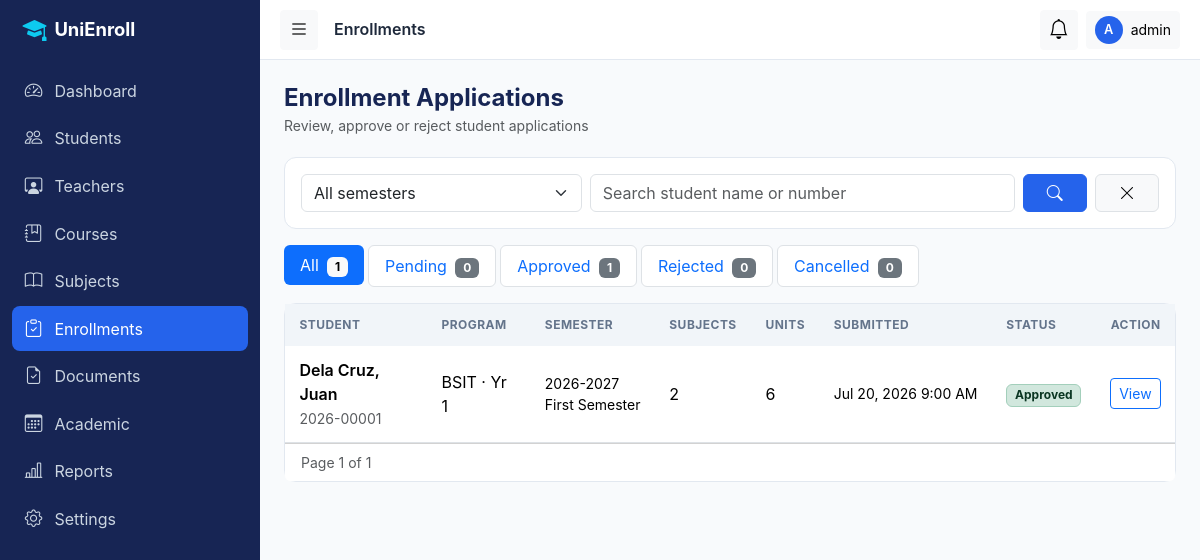
The app's page /admin/enrollments/index.php?semester=all (signed in) with its own data.
### tables this page shows
CREATE TABLE users (
  id            INT UNSIGNED AUTO_INCREMENT PRIMARY KEY,
  username      VARCHAR(50)  NOT NULL,
  email         VARCHAR(120) NOT NULL,
  password_hash VARCHAR(255) NOT NULL,
  role          ENUM('admin','teacher','student') NOT NULL,
  status        ENUM('active','inactive') NOT NULL DEFAULT 'active',
  last_login    DATETIME NULL,
  created_at    TIMESTAMP NOT NULL DEFAULT CURRENT_TIMESTAMP,
  updated_at    TIMESTAMP NOT NULL DEFAULT CURRENT_TIMESTAMP ON UPDATE CURRENT_TIMESTAMP,
  UNIQUE KEY uq_users_username (username),
  UNIQUE KEY uq_users_email (email),
  KEY idx_users_role_status (role, status)
);

CREATE TABLE semesters (
  id                INT UNSIGNED AUTO_INCREMENT PRIMARY KEY,
  academic_year_id  INT UNSIGNED NOT NULL,
  semester_no       TINYINT UNSIGNED NOT NULL,         
  name              VARCHAR(50) NOT NULL,
  start_date        DATE NOT NULL,
  end_date          DATE NOT NULL,
  enrollment_start  DATE NULL,
  enrollment_end    DATE NULL,
  max_units         TINYINT UNSIGNED NOT NULL DEFAULT 24,
  is_active         TINYINT(1) NOT NULL DEFAULT 0,
  created_at        TIMESTAMP NOT NULL DEFAULT CURRENT_TIMESTAMP,
  updated_at        TIMESTAMP NOT NULL DEFAULT CURRENT_TIMESTAMP ON UPDATE CURRENT_TIMESTAMP,
  UNIQUE KEY uq_semesters_ay_no (academic_year_id, semester_no),
  KEY idx_semesters_active (is_active),
  CONSTRAINT fk_semesters_ay FOREIGN KEY (academic_year_id)
    REFERENCES academic_years(id) ON UPDATE CASCADE ON DELETE CASCADE
);

CREATE TABLE enrollments (
  id           INT UNSIGNED AUTO_INCREMENT PRIMARY KEY,
  student_id   INT UNSIGNED NOT NULL,
  semester_id  INT UNSIGNED NOT NULL,
  status       ENUM('draft','pending','approved','rejected','cancelled') NOT NULL DEFAULT 'draft',
  total_units  TINYINT UNSIGNED NOT NULL DEFAULT 0,
  submitted_at DATETIME NULL,
  reviewed_by  INT UNSIGNED NULL,                       
  reviewed_at  DATETIME NULL,
  remarks      TEXT NULL,
  created_at   TIMESTAMP NOT NULL DEFAULT CURRENT_TIMESTAMP,
  updated_at   TIMESTAMP NOT NULL DEFAULT CURRENT_TIMESTAMP ON UPDATE CURRENT_TIMESTAMP,
  UNIQUE KEY uq_enrollments_student_sem (student_id, semester_id),
  KEY idx_enrollments_status (status),
  KEY idx_enrollments_semester (semester_id),
  CONSTRAINT fk_enrollments_student FOREIGN KEY (student_id)
    REFERENCES students(id) ON UPDATE CASCADE ON DELETE CASCADE,
  CONSTRAINT fk_enrollments_semester FOREIGN KEY (semester_id)
    REFERENCES semesters(id) ON UPDATE CASCADE ON DELETE RESTRICT,
  CONSTRAINT fk_enrollments_reviewer FOREIGN KEY (reviewed_by)
    REFERENCES users(id) ON UPDATE CASCADE ON DELETE SET NULL
);

CREATE TABLE students (
  id              INT UNSIGNED AUTO_INCREMENT PRIMARY KEY,
  user_id         INT UNSIGNED NOT NULL,
  student_no      VARCHAR(20)  NOT NULL,               
  first_name      VARCHAR(60)  NOT NULL,
  middle_name     VARCHAR(60)  NULL,
  last_name       VARCHAR(60)  NOT NULL,
  gender          ENUM('male','female','other') NULL,
  birth_date      DATE NULL,
  phone           VARCHAR(30)  NULL,
  address         VARCHAR(255) NULL,
  program_id      INT UNSIGNED NOT NULL,
  year_level      TINYINT UNSIGNED NOT NULL DEFAULT 1,
  profile_picture VARCHAR(255) NULL,
  status          ENUM('active','inactive','graduated') NOT NULL DEFAULT 'active',
  created_at      TIMESTAMP NOT NULL DEFAULT CURRENT_TIMESTAMP,
  updated_at      TIMESTAMP NOT NULL DEFAULT CURRENT_TIMESTAMP ON UPDATE CURRENT_TIMESTAMP,
  UNIQUE KEY uq_students_user (user_id),
  UNIQUE KEY uq_students_no (student_no),
  KEY idx_students_name (last_name, first_name),
  KEY idx_students_program_year (program_id, year_level),
  CONSTRAINT fk_students_user FOREIGN KEY (user_id)
    REFERENCES users(id) ON UPDATE CASCADE ON DELETE CASCADE,
  CONSTRAINT fk_students_program FOREIGN KEY (program_id)
    REFERENCES programs(id) ON UPDATE CASCADE ON DELETE RESTRICT
);

CREATE TABLE programs (
  id            INT UNSIGNED AUTO_INCREMENT PRIMARY KEY,
  department_id INT UNSIGNED NOT NULL,
  code          VARCHAR(20)  NOT NULL,
  name          VARCHAR(150) NOT NULL,
  duration_years TINYINT UNSIGNED NOT NULL DEFAULT 4,    
  description   TEXT NULL,
  status        ENUM('active','inactive') NOT NULL DEFAULT 'active',
  created_at    TIMESTAMP NOT NULL DEFAULT CURRENT_TIMESTAMP,
  updated_at    TIMESTAMP NOT NULL DEFAULT CURRENT_TIMESTAMP ON UPDATE CURRENT_TIMESTAMP,
  UNIQUE KEY uq_programs_code (code),
  KEY idx_programs_department (department_id),
  CONSTRAINT fk_programs_department FOREIGN KEY (department_id)
    REFERENCES departments(id) ON UPDATE CASCADE ON DELETE RESTRICT
);

CREATE TABLE academic_years (
  id         INT UNSIGNED AUTO_INCREMENT PRIMARY KEY,
  name       VARCHAR(20) NOT NULL,                     
  start_date DATE NOT NULL,
  end_date   DATE NOT NULL,
  is_active  TINYINT(1) NOT NULL DEFAULT 0,
  created_at TIMESTAMP NOT NULL DEFAULT CURRENT_TIMESTAMP,
  updated_at TIMESTAMP NOT NULL DEFAULT CURRENT_TIMESTAMP ON UPDATE CURRENT_TIMESTAMP,
  UNIQUE KEY uq_academic_years_name (name),
  CONSTRAINT chk_ay_dates CHECK (end_date > start_date)
);

### includes/auth_check.php (called while the page is built, shortened)
<?php
function require_login(): array
{
    $pdo  = Database::getConnection();
    $stmt = $pdo->prepare('SELECT id, username, role, status FROM users WHERE id = ?');
    $stmt->execute([$_SESSION['user_id']]);
    $user = $stmt->fetch();
    $user['name'] = $_SESSION['display_name'] ?? $user['username'];
    return $user;
}
function require_role($roles): array
{
    $roles = (array)$roles;
    $user  = require_login();
        ?>
        <?php
    return $user;
}

### admin/enrollments/index.php (the view, shortened to what this page needs)
<?php
require_once __DIR__ . '/../../includes/auth_check.php';
$user = require_role('admin');
$pageTitle = 'Enrollments';
$pdo = Database::getConnection();
$activeSem = get_active_semester($pdo);
$semParam  = $_GET['semester'] ?? ($activeSem ? (string)$activeSem['id'] : 'all');
$tab       = in_array($_GET['status'] ?? '', ['pending', 'approved', 'rejected', 'cancelled'], true) ? $_GET['status'] : 'all';
$q         = clean($_GET['q'] ?? '');
$base = "FROM enrollments e JOIN students s ON s.id = e.student_id JOIN programs p ON p.id = s.program_id
         JOIN semesters sem ON sem.id = e.semester_id JOIN academic_years ay ON ay.id = sem.academic_year_id
         WHERE e.status <> 'draft'";
$bp = [];
$counts = ['pending' => 0, 'approved' => 0, 'rejected' => 0, 'cancelled' => 0];
$c = $pdo->prepare("SELECT e.status, COUNT(*) n $base GROUP BY e.status"); $c->execute($bp);
foreach ($c->fetchAll() as $r) $counts[$r['status']] = (int)$r['n'];
$where = $base; $params = $bp;
$total = (int)scalar($pdo, "SELECT COUNT(*) $where", $params);
$pg    = paginate($total, (int)($_GET['page'] ?? 1));
$stmt  = $pdo->prepare(
    "SELECT e.*, s.student_no, s.first_name, s.last_name, s.year_level, p.code AS program_code,
            sem.name AS sem_name, ay.name AS ay_name,
            (SELECT COUNT(*) FROM enrollment_details d WHERE d.enrollment_id = e.id) AS subject_count
     $where ORDER BY (e.status = 'pending') DESC, e.submitted_at DESC, e.id DESC
     LIMIT {$pg['perPage']} OFFSET {$pg['offset']}"
);
$stmt->execute($params);
$rows = $stmt->fetchAll();
$semesters = $pdo->query('SELECT s.id, s.name, ay.name AS ay_name, s.is_active FROM semesters s JOIN academic_years ay ON ay.id = s.academic_year_id
                          ORDER BY ay.start_date DESC, s.semester_no DESC')->fetchAll();
$keep = array_filter(['semester' => $semParam, 'q' => $q, 'status' => $tab === 'all' ? '' : $tab]);
$tabLink = fn(string $st) => '?' . http_build_query(array_filter(['semester' => $semParam, 'q' => $q, 'status' => $st === 'all' ? '' : $st]));
require_once __DIR__ . '/../../includes/header.php';
?>
<div class="page-header"><div><h4>Enrollment Applications</h4><small class="text-muted">Review, approve or reject student applications</small></div></div>
<div class="card mb-3"><div class="card-body">
  <form class="row g-2" method="get">
    <div class="col-md-4"><select class="form-select" name="semester"><option value="all">All semesters</option>
      </select></div>
    <div class="col-md-6"><input class="form-control" name="q" placeholder="Search student name or number" value="<?= e($q) ?>"></div>
    <div class="col-md-2 d-flex gap-2"><button class="btn btn-primary flex-fill"><i class="bi bi-search"></i></button>
      <a class="btn btn-light border flex-fill" href="index.php?semester=all" title="Reset"><i class="bi bi-x-lg"></i></a></div>
  </form>
</div></div>
<ul class="nav nav-pills mb-3 gap-1">
  <?php foreach (['all' => 'All', 'pending' => 'Pending', 'approved' => 'Approved', 'rejected' => 'Rejected', 'cancelled' => 'Cancelled'] as $k => $label): ?>
    <li class="nav-item"><a class="nav-link <?= $tab === $k ? 'active' : 'bg-white border' ?>" href="<?= e($tabLink($k)) ?>"><?= $label ?>
      <span class="badge <?= $tab === $k ? 'text-bg-light' : 'text-bg-secondary' ?> ms-1"><?= $k === 'all' ? array_sum($counts) : $counts[$k] ?></span></a></li>
  <?php endforeach; ?>
</ul>
<div class="card">
  <?php if (!$rows): ?><div class="empty-state"><i class="bi bi-clipboard-check"></i>No applications found.</div>
  <?php else: ?>
  <div class="table-responsive"><table class="table table-hover mb-0">
    <thead><tr><th>Student</th><th>Program</th><th>Semester</th><th>Subjects</th><th>Units</th><th>Submitted</th><th>Status</th><th class="text-end">Action</th></tr></thead>
    <tbody>
    <?php foreach ($rows as $r): ?>
      <tr>
        <td><div class="fw-semibold"><?= e($r['last_name'] . ', ' . $r['first_name']) ?></div><small class="text-muted"><?= e($r['student_no']) ?></small></td>
        <td><?= e($r['program_code']) ?> · Yr <?= (int)$r['year_level'] ?></td>
        <td class="text-nowrap small"><?= e($r['ay_name']) ?><br><?= e($r['sem_name']) ?></td>
        <td><?= (int)$r['subject_count'] ?></td><td><?= (int)$r['total_units'] ?></td>
        <td class="text-nowrap small"><?= $r['submitted_at'] ? e(format_date($r['submitted_at'], 'M d, Y g:i A')) : '—' ?></td>
        <td><?= status_badge($r['status']) ?></td>
        <td class="text-end"><a class="btn btn-sm <?= $r['status'] === 'pending' ? 'btn-primary' : 'btn-outline-primary' ?>" href="view.php?id=<?= (int)$r['id'] ?>">
          <?= $r['status'] === 'pending' ? 'Review' : 'View' ?></a></td>
      </tr>
    <?php endforeach; ?>
    </tbody></table></div>
  <div class="card-footer bg-white d-flex justify-content-between align-items-center flex-wrap gap-2">
    <small class="text-muted">Page <?= $pg['page'] ?> of <?= $pg['pages'] ?></small><?= render_pagination($pg, $keep) ?></div>
  <?php endif; ?>
</div>
<?php require_once __DIR__ . '/../../includes/footer.php'; ?>

### includes/header.php (shortened to what this page needs)
<?php
$pageTitle = $pageTitle ?? APP_NAME;
?>
<!DOCTYPE html>
<html lang="en">
<head>
  <link href="https://cdn.jsdelivr.net/npm/bootstrap@5.3.3/dist/css/bootstrap.min.css" rel="stylesheet">
  <link href="https://cdn.jsdelivr.net/npm/bootstrap-icons@1.11.3/font/bootstrap-icons.min.css" rel="stylesheet">
  <link href="<?= e(asset('css/style.css')) ?>" rel="stylesheet">
</head>
<body>
<div class="app-wrapper">
  <?php require __DIR__ . '/sidebar.php'; ?>
  <div class="app-main">
    <header class="topbar">
      <button class="btn btn-light btn-sm" id="sidebarToggle" aria-label="Toggle sidebar"><i class="bi bi-list fs-5"></i></button>
      <h6 class="mb-0 ms-3 fw-semibold d-none d-sm-block"><?= e($pageTitle) ?></h6>
      <div class="ms-auto d-flex align-items-center gap-2">
        <div class="dropdown">
          <button class="btn btn-light btn-sm position-relative" data-bs-toggle="dropdown" aria-label="Notifications">
            <i class="bi bi-bell fs-5"></i>
          </button>
        </div>
        <div class="dropdown">
          <button class="btn btn-light btn-sm d-flex align-items-center gap-2" data-bs-toggle="dropdown">
            <span class="avatar"><?= e(strtoupper(mb_substr($user['name'], 0, 1))) ?></span>
            <span class="d-none d-md-inline"><?= e($user['name']) ?></span>
          </button>
        </div>
      </div>
    </header>
    <main class="content">

### includes/functions.php (shortened to what this page needs)
<?php
function e($value): string
{
    return htmlspecialchars((string)$value, ENT_QUOTES, 'UTF-8');
}
function url(string $path = ''): string
{
    return BASE_URL . '/' . ltrim($path, '/');
}
function asset(string $path): string
{
    return url('assets/' . ltrim($path, '/'));
}
function clean(?string $value): string
{
    return trim(strip_tags((string)$value));
}
function format_date(?string $date, string $format = 'M d, Y'): string
{
    return $date ? date($format, strtotime($date)) : '—';
}
function scalar(PDO $pdo, string $sql, array $params = [])
{
    $stmt = $pdo->prepare($sql);
    $stmt->execute($params);
    return $stmt->fetchColumn();
}
function status_badge(string $status): string
{
    $map = [
        'active' => 'success', 'approved' => 'success', 'verified' => 'success', 'open' => 'success', 'available' => 'success',
        'pending' => 'warning', 'inactive' => 'secondary', 'draft' => 'secondary', 'closed' => 'secondary',
        'unavailable' => 'secondary', 'passed' => 'success', 'failed' => 'danger', 'enrolled' => 'primary', 'dropped' => 'secondary', 'rejected' => 'danger', 'cancelled' => 'dark', 'graduated' => 'info',
    ];
    return '<span class="badge bg-' . ($map[$status] ?? 'secondary') . '-subtle text-' . ($map[$status] ?? 'secondary')
         . '-emphasis border border-' . ($map[$status] ?? 'secondary') . '-subtle text-capitalize">' . e($status) . '</span>';
}
function paginate(int $total, int $page, int $perPage = PER_PAGE): array
{
    $pages = max(1, (int)ceil($total / $perPage));
    $page  = min(max(1, $page), $pages);
    return ['total' => $total, 'page' => $page, 'pages' => $pages, 'perPage' => $perPage, 'offset' => ($page - 1) * $perPage];
}

### assets/css/style.css (style rules this page uses)
:root { --navy: #172554; --royal: #2563EB; --cyan: #06B6D4; --bg: #F8FAFC; --card: #FFFFFF; --text: #1E293B; --muted: #64748B; --border: #E2E8F0; --success:#16A34A; --warning:#F59E0B; --danger: #DC2626; --radius: 12px; --sidebar-w: 260px; --transition: .2s ease; }
body { font-family: 'Inter', system-ui, -apple-system, 'Segoe UI', Roboto, sans-serif; background: var(--bg); color: var(--text); }
.card { border: 1px solid var(--border); border-radius: var(--radius); }
.btn-primary { background: var(--royal); border-color: var(--royal); }
.btn, .form-control, .form-select { transition: var(--transition); }
.app-wrapper { display: flex; min-height: 100vh; }
.app-main { flex: 1; margin-left: var(--sidebar-w); min-width: 0; transition: margin var(--transition); }
.topbar { height: 60px; background: #fff; border-bottom: 1px solid var(--border); display: flex; align-items: center; padding: 0 1.25rem; position: sticky; top: 0; z-index: 1030; }
.content { padding: 1.5rem; }
.avatar { width: 28px; height: 28px; border-radius: 50%; background: var(--royal); color: #fff; display: inline-flex; align-items: center; justify-content: center; font-size: .8rem; font-weight: 600; }
.table > :not(caption) > * > * { padding: .75rem .9rem; vertical-align: middle; }
.table thead th { font-size: .75rem; text-transform: uppercase; letter-spacing: .04em; color: var(--muted); background: #f1f5f9; border-bottom: 0; }
.page-header { display: flex; flex-wrap: wrap; gap: .75rem; align-items: center; justify-content: space-between; margin-bottom: 1.25rem; }
.page-header h4 { margin: 0; color: var(--navy); font-weight: 700; }

### records on screen
users: role "admin"
semesters: is_active "0", id "1"
enrollments: student.first_name "Dela Cruz, Juan", student.student_no "2026-00001", programs.code "BSIT", student.year_level "1", academic_years.name "2026-2027", semester.name "First Semester", subject_count "2", total_units "6", submitted_at "Jul 20, 2026 9:00 AM", status "Approved", shows "View"

### other values on screen
$label "Dashboard"
$label "Students"
$label "Teachers"
$label "Courses"
$label "Subjects"
$label "Enrollments"
$label "Documents"
$label "Academic"
$label "Reports"
$label "Settings"
$pageTitle "Enrollments"
mb_substr($user['name'], 0, 1) "A"
$label "All"
$label "Pending"
$label "Approved"
